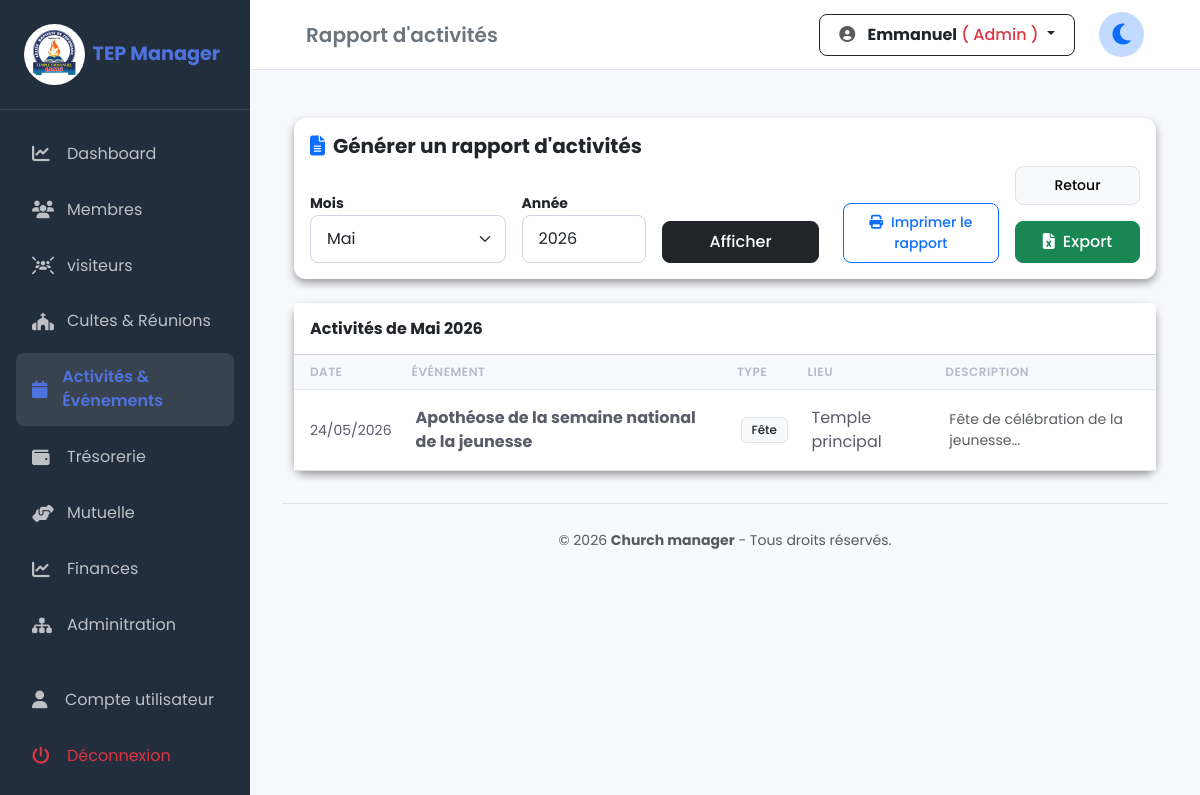
Screenshot of /evenements/rapports.php (signed in) with the database file from the repository.
### tables this page shows
CREATE TABLE IF NOT EXISTS `evenements` (
  `id` int NOT NULL AUTO_INCREMENT,
  `titre` varchar(255) NOT NULL,
  `type_evenement` enum('Baptême','Mariage','Fête','Concert','Séminaire','Autre') NOT NULL,
  `date_evenement` date NOT NULL,
  `description` text,
  `lieu` varchar(255) DEFAULT 'Au temple',
  `created_at` timestamp NULL DEFAULT CURRENT_TIMESTAMP,
  PRIMARY KEY (`id`)
);

### evenements/rapports.php (the view, shortened to what this page needs)
<?php
require_once '../includes/header.php';
$mois = $_GET['mois'] ?? date('m');
$annee = $_GET['annee'] ?? date('Y');
$sql = "SELECT * FROM evenements  WHERE MONTH(date_evenement) = ? AND YEAR(date_evenement) = ? ORDER BY date_evenement ASC";
$stmt = $pdo->prepare($sql);
$stmt->execute([$mois, $annee]);
$evenements = $stmt->fetchAll();
$liste_mois = [
    '01' => 'Janvier', '02' => 'Février', '03' => 'Mars', '04' => 'Avril',
    '05' => 'Mai', '06' => 'Juin', '07' => 'Juillet', '08' => 'Août',
    '09' => 'Septembre', '10' => 'Octobre', '11' => 'Novembre', '12' => 'Décembre'
];
?>
<div class="container mt-4">
    <div class="card border-0 shadow-sm mb-4">
        <div class="card-body">
            <h5 class="fw-bold mb-2"><i class="fa-solid fa-file-lines me-2 text-primary"></i>Générer un rapport d'activités</h5>
            <form class="row g-3" method="GET">
                <div class="col-md-3 d-flex align-items-end">
                    <div class="w-100">
                        <label class="small fw-bold">Mois</label>
                        <select name="mois" class="form-select">
                            <?php foreach($liste_mois as $num => $nom): ?>
                                <option value="<?= $num ?>" <?= $mois == $num ? 'selected' : '' ?>><?= $nom ?></option>
                            <?php endforeach; ?>
                        </select>
                    </div>
                </div>
                <div class="col-md-2 d-flex align-items-end">
                    <div>
                        <label class="small fw-bold">Année</label>
                        <input type="number" name="annee" class="form-control" value="<?= $annee ?>">
                    </div>
                </div>
                <div class="col-md-5 d-flex align-items-end gap-4">
                    <button type="submit" class="btn btn-dark w-100">Afficher</button>
                    <a href="registre_rapports.php?annee=<?= $annee ?>&mois=<?= $mois ?>" target="_blank" class="btn btn-outline-primary btn-sm w-100">
                        <i class="fa fa-print me-1"></i> Imprimer le rapport
                    </a>
                </div>
                <div class="col-md-2 d-flex flex-column gap-3">
                    <a href="index.php" class="btn btn-light btn-sm border w-100">Retour</a>
                    <a href="export_evenements.php?mois=<?= $mois ?>&annee=<?= $annee ?>" class="btn btn-success w-100">
                        <i class="fa-solid fa-file-excel me-1"></i> Export
                    </a>
                </div>
            </form>
        </div>
    </div>
    <div class="card border-0 shadow-sm">
        <div class="card-header bg-white py-3">
            <h6 class="mb-0 fw-bold">Activités de <?= $liste_mois[$mois] ?> <?= $annee ?></h6>
        </div>
        <div class="card-body p-0">
            <div class="table-responsive">
                <table class="table table-hover align-middle mb-0">
                    <thead class="bg-light">
                        <tr>
                            <th class="ps-3">Date</th>
                            <th>Événement</th>
                            <th>Type</th>
                            <th>Lieu</th>
                            <th>Description</th>
                        </tr>
                    </thead>
                    <tbody>
                        <?php if(empty($evenements)): ?>
                            <tr><td colspan="5" class="text-center py-4 text-muted">Aucune activité enregistrée pour cette période.</td></tr>
                        <?php else: ?>
                            <?php foreach($evenements as $ev): ?>
                            <tr>
                                <td class="ps-3 small"><?= date('d/m/Y', strtotime($ev['date_evenement'])) ?></td>
                                <td class="fw-bold"><?= htmlspecialchars($ev['titre']) ?></td>
                                <td><span class="badge bg-light text-dark border"><?= $ev['type_evenement'] ?></span></td>
                                <td><?= htmlspecialchars($ev['lieu']) ?></td>
                                <td class="small text-muted"><?= substr(htmlspecialchars($ev['description']), 0, 50) ?>...</td>
                            </tr>
                            <?php endforeach; ?>
                        <?php endif; ?>
                    </tbody>
                </table>
            </div>
        </div>
    </div>
</div>
<?php require_once '../includes/footer.php'; ?>

### assets/css/style.css (style rules this page uses)
:root { --primary-color: #4e73df; --secondary-color: #858796; --success-color: #1cc88a; --bg-light: #f8f9fc; --sidebar-bg: #222e3c; --sidebar-width: 250px; --topbar-height: 70px; --transition: all 0.3s ease; }
body { font-family: 'Poppins', sans-serif; background-color: var(--bg-light); color: #333; margin: 0; overflow-x: hidden; }
.card { border-radius: 12px; border: none; transition: transform 0.3s ease-in-out; }
.card.shadow-sm { box-shadow: 0 .25rem .5rem rgba(0,0,0,.375) !important; }
.table thead th { background-color: #f8f9fc; text-transform: uppercase; font-size: 0.75rem; letter-spacing: 0.5px; font-weight: 600; color: #b7b9cc; border-bottom: 1px solid #e3e6f0; }
.table tbody td { padding: 1rem 0.75rem; color: #5a5c69; }
.badge { padding: 0.5em 0.8em; font-weight: 500; }
.btn { border-radius: 8px; padding: 0.5rem 1.2rem; gap : 2px; font-weight: 500; }
.form-control, .form-select { border-radius: 8px; padding: 0.7rem 1rem; border: 1px solid #d1d3e2; }

### includes/header.php (style rules this page uses)
body { transition: background-color 0.5s ease, color 0.5s ease; }

### rows the page displays
evenements: date_evenement "24/05/2026", titre "Apothéose de la semaine national de la jeunesse", type_evenement "Fête", lieu "Temple principal", description "Fête de célébration de la jeunesse"

### other values shown
$titre_barre "Rapport d'activités"
$_SESSION['user_nom'] "Emmanuel"
$_SESSION['user_role_nom'] "Admin"
$liste_mois[$mois] "Mai"
$annee "2026"
form field mois "Mai"
